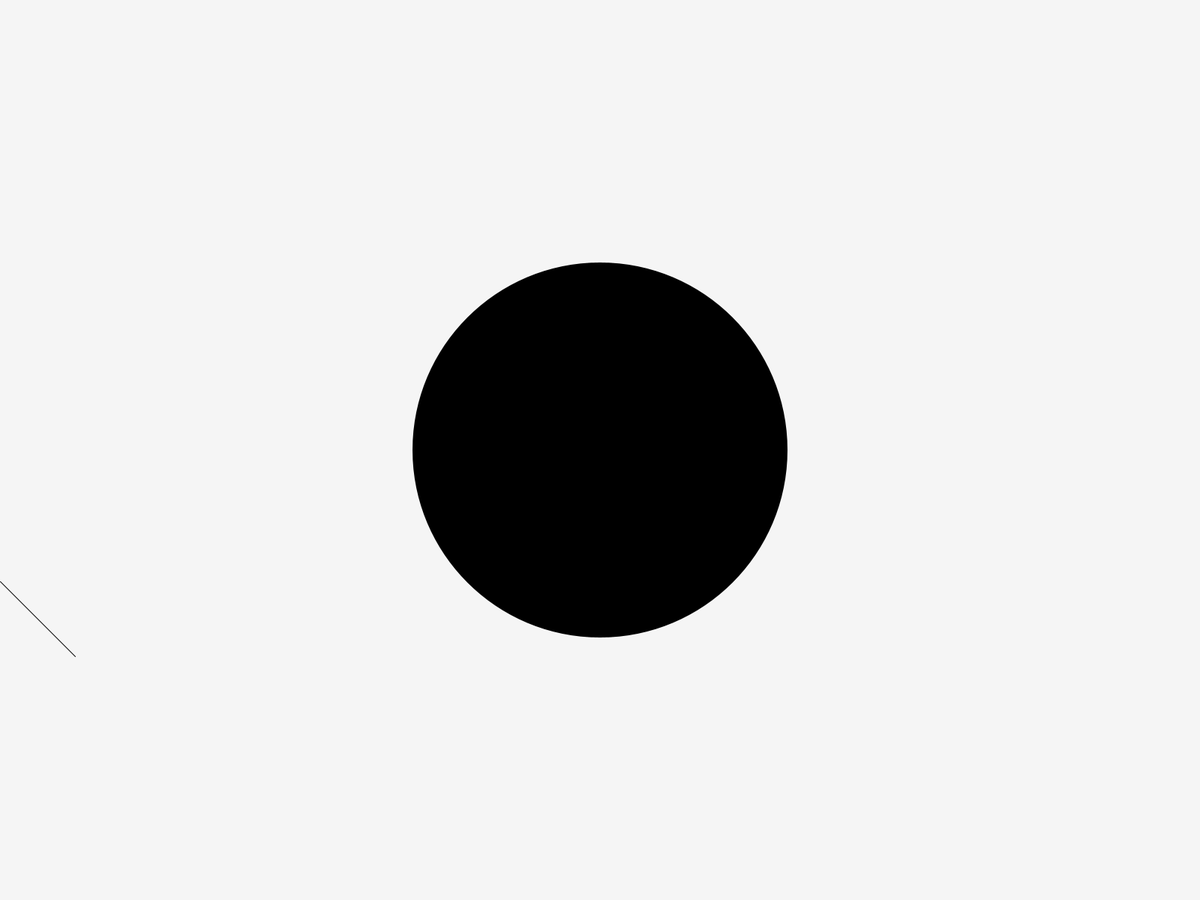
Frame 1 (no input)
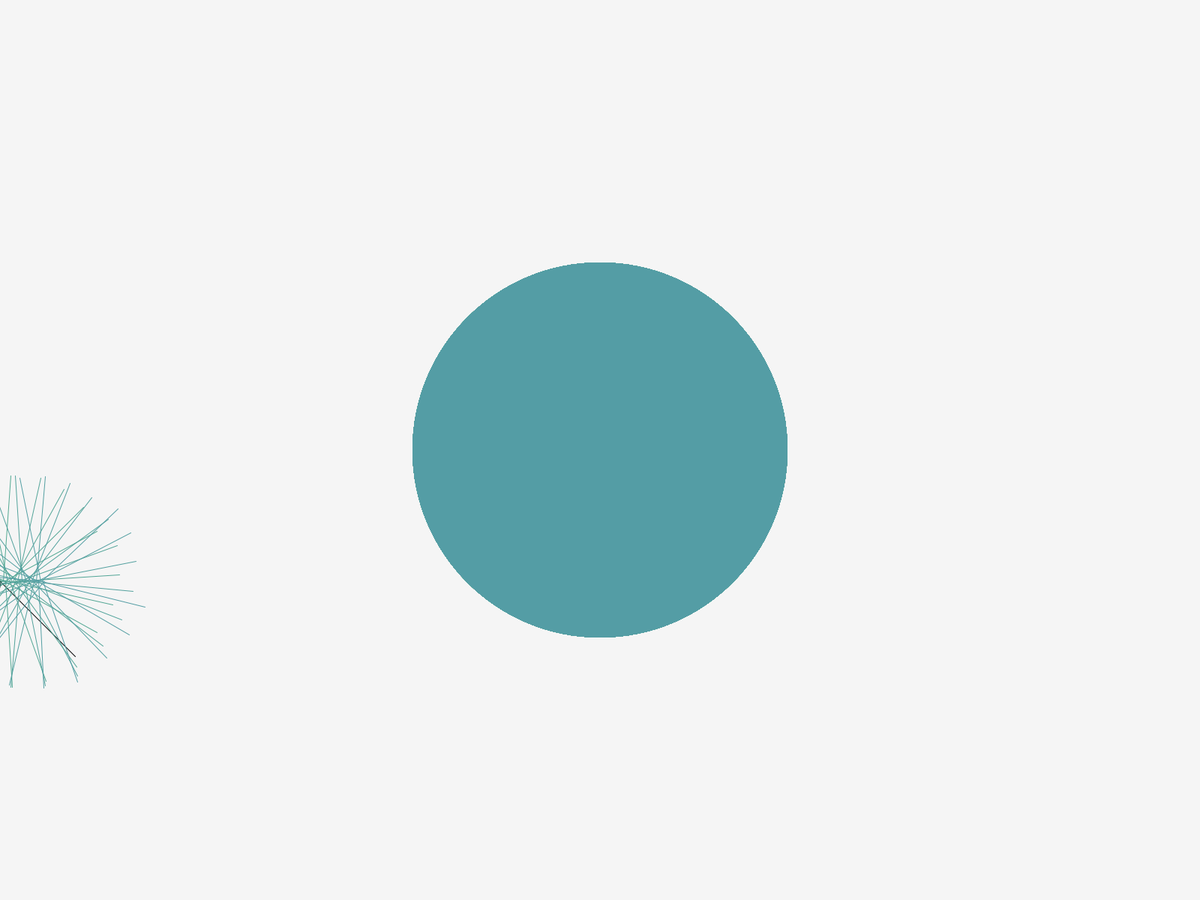
Frame 60 (the mouse pressed at the canvas centre just before this capture)
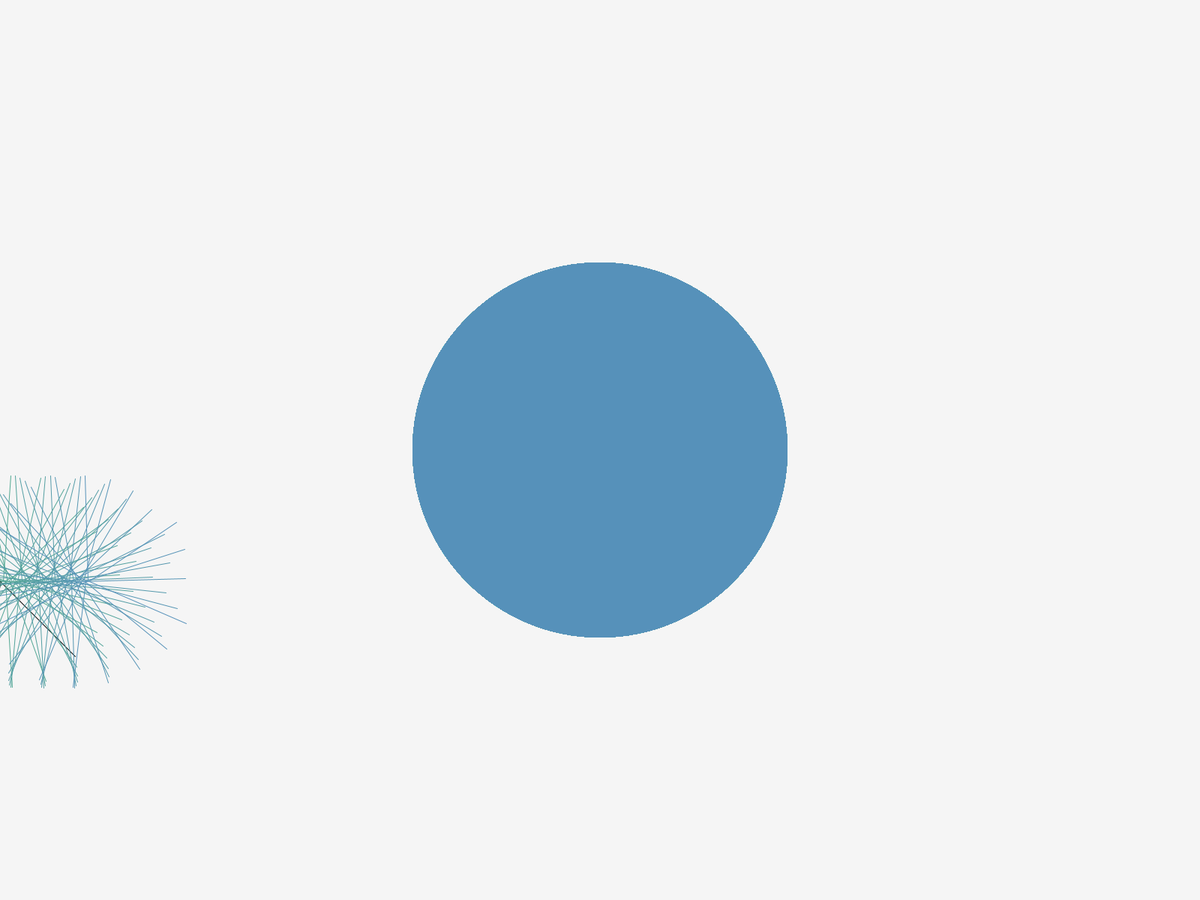
Frame 120 (the mouse held since frame 60 and released just before this capture)

The Processing sketch that drew these frames (run headless with seeded random() and noise(); from frame 60 on, the mouse is pressed at the canvas centre):

// Processing sketch: challenge5
// ── challenge5.pde
// AET 310 Creative Coding Fall 2017
// Larkin Williams-Capone
// Challenge #5

//colors for where to store lerp, intital and target lerp
color c = color(0);
color s = color(81, 169, 143);
color e = color(89, 130, 213);

//inc amounts
float i = .03;
float j = .015;
int k = 0;
int k1 = 0;
int inc = 1; //so we can change the speed

//start point for rotating lines
float y;

void setup() {
  
  background(245);
  fullScreen();
  noStroke();
  
  y = random(height);
}

void draw() {
  
  colorMan();
  fill(c);
  noStroke();
  ellipse(width/2, height/2, 500, 500);
  
  
  pushMatrix();
  translate(k1, y);
  rotate(k); 
  stroke(c);
  line(0,0, 100, 100);
  popMatrix();
  
  k ++;
  k1 += inc;
  
  //change y if we move off the screen
  if(k1 > width || k1 < 0) {
    y    = random(height);
    inc *= -1;
  }
}

//color manager function to help lerp our colors
void colorMan(){
  if(frameCount % 3 == 0) {  
      c  = lerpColor(s, e, i);
      i += j;
  }
  if(frameCount % 180 == 0) {
    j *= -1;
  }
}
